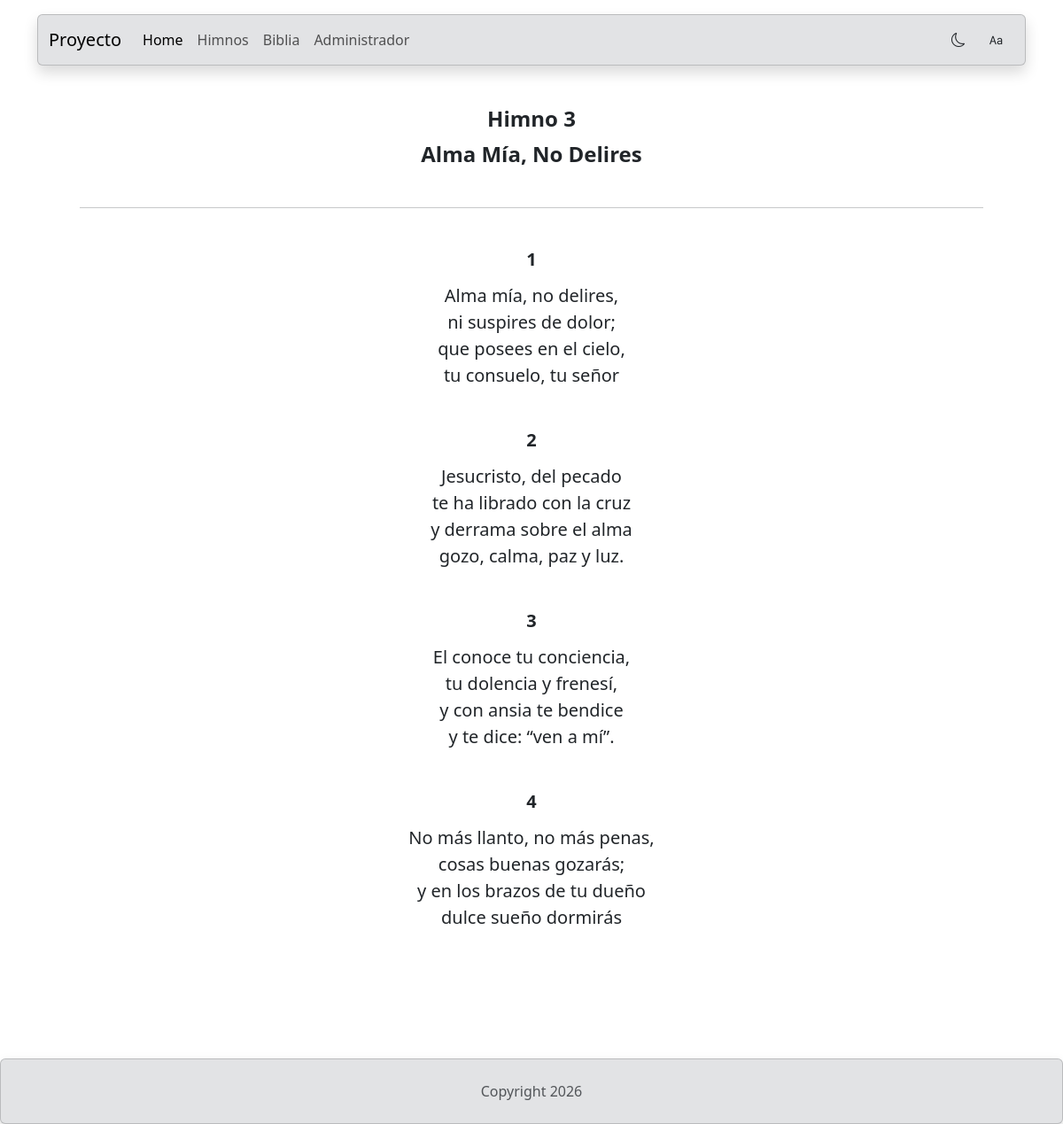
The page /himnos/3 on the database its author committed.
### apiHimnos/models.py (models this page shows, shortened)
class Himnos(models.Model):
    himno_id = AutoField(primary_key=True)
    titulo = TextField()
    numero = IntegerField()
    objects: models.Manager = models.Manager()

class Parrafos(models.Model):
    parrafo_id= AutoField(primary_key=True)
    parrafo = TextField()
    numero_parrafo = IntegerField()
    himno_id_fk = ForeignKey(to=Himnos, on_delete=CASCADE)
    objects: models.Manager = models.Manager()

### apiHimnos/views.py (the view)
def mostrarHimno(request: HttpRequest, himno_id: int) -> HttpResponse:
    himno: Himnos = Himnos.objects.get(himno_id=himno_id)
    parrafos: QuerySet[Parrafos] = Parrafos.objects.filter(himno_id_fk=himno_id)
    parrafoCoro: QuerySet[ParrafoCoros] = ParrafoCoros.objects.filter(himno_id_fk=himno_id)
    coros_ids: list[Any] = list(parrafoCoro.values_list('numero_parrafo', flat=True))
    listaParrafos = list(parrafos.values())
    listaParrafoCoro = list(parrafoCoro.values())
    listaParrafos.extend(listaParrafoCoro)
    listaParrafosOrdenada = sorted(listaParrafos, key=lambda d: d['numero_parrafo'])
    parrafoIndex: int = 1
    for index, item in enumerate(listaParrafosOrdenada):
        if not (index + 1) in coros_ids:
            item['index'] = parrafoIndex
            parrafoIndex += 1
    datos = {
        'himno': himno,
        'parrafos': listaParrafosOrdenada,
        'coros_ids': coros_ids,
    }
    return render(
        request=request,
        template_name='apiHimnos/himno.html',
        context=datos
    )

### templates/apiHimnos/himno.html (shortened to what this page needs)
{% load static %} {% load bootstrap5 %}
<!DOCTYPE html>
<html lang="es">
    <head>
        <link href="https://cdn.jsdelivr.net/npm/bootstrap@5.3.8/dist/css/bootstrap.min.css" rel="stylesheet">
        <link rel="stylesheet" href="https://cdn.jsdelivr.net/npm/bootstrap-icons@1.13.2/font/bootstrap-icons.min.css">
    </head>
    <body>
        {% include 'share/navbar.html' %}
        <main class="container mt-4 mb-5 h-100 w-100 text-center">
            <p class="titulo fw-bold fs-4 lh-1 mt-5">Himno {{ himno.numero }}</p>
            <p class="titulo fw-bold fs-4 lh-1">{{ himno.titulo }}</p>
            <hr class="m-5">
            {% for item in parrafos %}
                {% if forloop.counter in coros_ids %}
                    <p class="parrafo fw-bold fs-5 lh-1">Coro</p>
                    <p class="parrafo fw-bold fs-5 mb-5">{{ item.parrafo|linebreaksbr }}</p>
                {% else %}
                    <p class="parrafo fw-bold fs-5 lh-1">{{ item.index }}</p>
                    <p class="parrafo fs-5 mb-5">{{ item.parrafo|linebreaksbr }}</p>
                {% endif %}
            {% endfor %}
            <br><br>
        </main>
        {% include 'share/footer.html' %}
    </body>
</html>

### rows shown on the page
Himnos: numero "3", titulo "Alma Mía, No Delires"
Parrafos: index "1", parrafo "Alma mía, no delires, ni suspires de dolor; que posees en el cielo, tu consuelo, tu señor"
Parrafos: index "2", parrafo "Jesucristo, del pecado te ha librado con la cruz y derrama sobre el alma gozo, calma, paz y luz."
Parrafos: index "3", parrafo "El conoce tu conciencia, tu dolencia y frenesí, y con ansia te bendice y te dice: “ven a mí”."
Parrafos: index "4", parrafo "No más llanto, no más penas, cosas buenas gozarás; y en los brazos de tu dueño dulce sueño dormirás"
